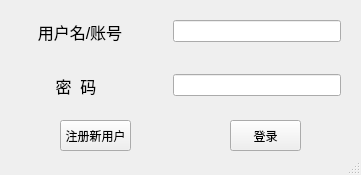
<?xml version="1.0" encoding="UTF-8"?>
<ui version="4.0">
 <class>ChooseUserWindow</class>
 <widget class="QMainWindow" name="ChooseUserWindow">
  <property name="geometry">
   <rect>
    <x>0</x>
    <y>0</y>
    <width>361</width>
    <height>175</height>
   </rect>
  </property>
  <property name="windowTitle">
   <string>MainWindow</string>
  </property>
  <widget class="QWidget" name="centralwidget">
   <widget class="QWidget" name="formLayoutWidget">
    <property name="geometry">
     <rect>
      <x>20</x>
      <y>20</y>
      <width>321</width>
      <height>81</height>
     </rect>
    </property>
    <layout class="QFormLayout" name="formLayout">
     <property name="horizontalSpacing">
      <number>50</number>
     </property>
     <property name="verticalSpacing">
      <number>30</number>
     </property>
     <property name="topMargin">
      <number>0</number>
     </property>
     <property name="bottomMargin">
      <number>0</number>
     </property>
     <item row="0" column="0">
      <widget class="QLabel" name="label">
       <property name="font">
        <font>
         <pointsize>12</pointsize>
        </font>
       </property>
       <property name="text">
        <string>    用户名/账号</string>
       </property>
      </widget>
     </item>
     <item row="1" column="0">
      <widget class="QLabel" name="label_2">
       <property name="font">
        <font>
         <pointsize>12</pointsize>
        </font>
       </property>
       <property name="text">
        <string>        密  码</string>
       </property>
      </widget>
     </item>
     <item row="0" column="1">
      <widget class="QLineEdit" name="lineEdit_ID"/>
     </item>
     <item row="1" column="1">
      <widget class="QLineEdit" name="lineEdit_password"/>
     </item>
    </layout>
   </widget>
   <widget class="QPushButton" name="pushButton_login">
    <property name="geometry">
     <rect>
      <x>230</x>
      <y>120</y>
      <width>71</width>
      <height>31</height>
     </rect>
    </property>
    <property name="text">
     <string>登录</string>
    </property>
   </widget>
   <widget class="QPushButton" name="pushButton_register">
    <property name="geometry">
     <rect>
      <x>60</x>
      <y>120</y>
      <width>71</width>
      <height>31</height>
     </rect>
    </property>
    <property name="text">
     <string>注册新用户</string>
    </property>
   </widget>
  </widget>
  <widget class="QStatusBar" name="statusbar"/>
 </widget>
 <resources/>
 <connections/>
</ui>
